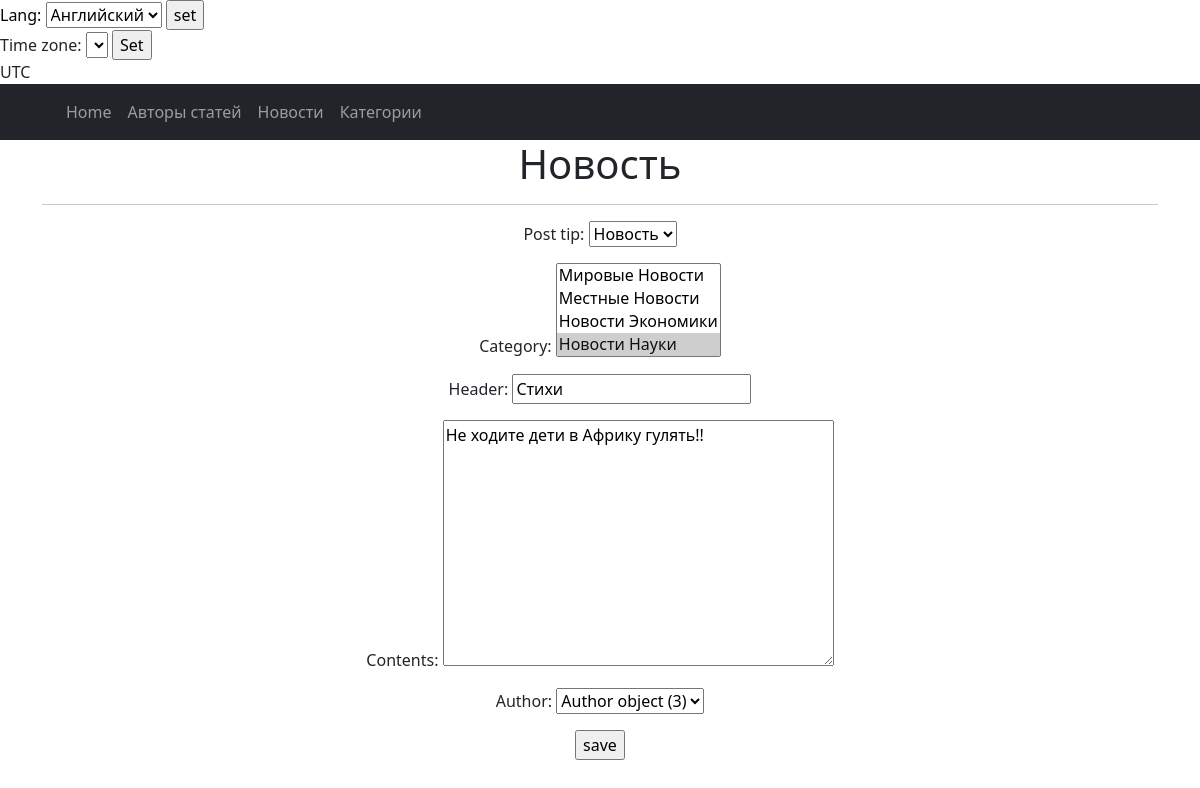
Before: /news/3/update/ (signed in) with the older database file.
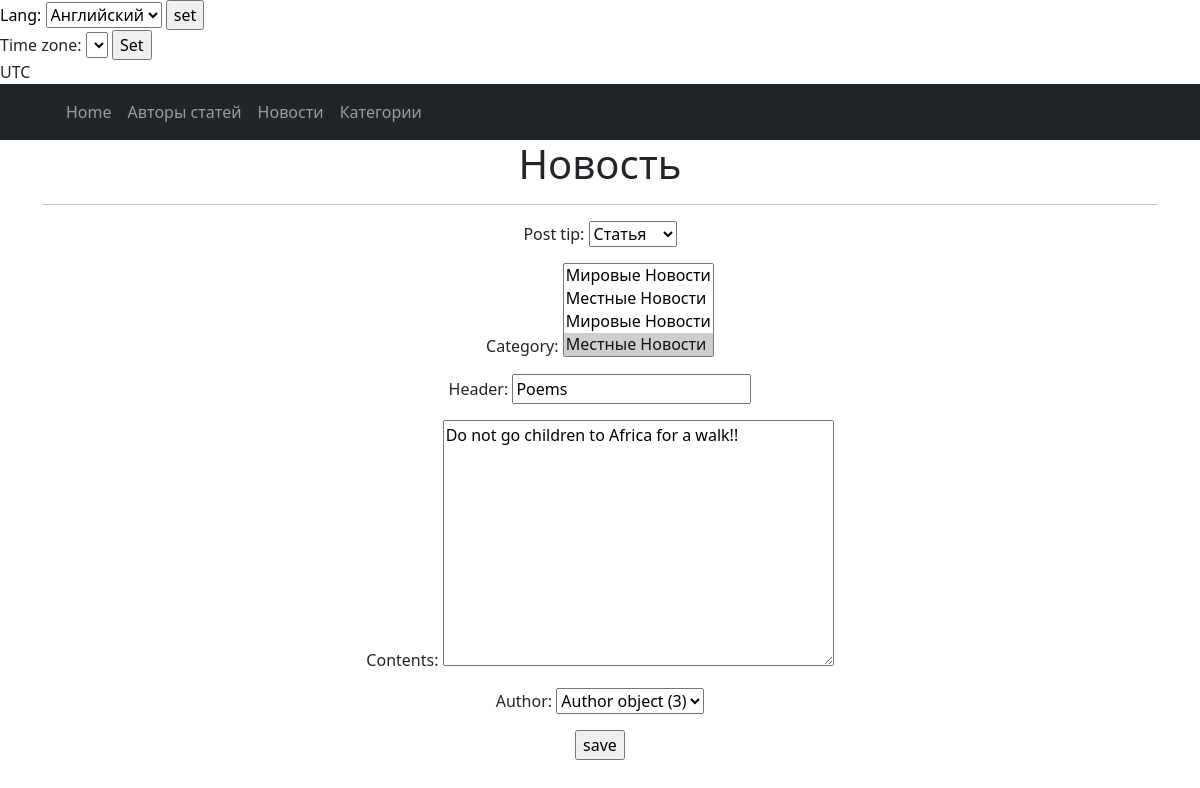
After: the same page with the newer database file.
### news/models.py (models this page shows, shortened)
class Post(models.Model):
    objects = None
    news = 'NW'
    states = 'PS'
    TYPE = [
        (news, 'Новость'),
        (states, 'Статья')
    ]
    post_tip = models.CharField(max_length=10, choices=TYPE, default=states)
    date_in = models.DateField(auto_now_add=True)
    header = models.CharField(max_length=255)
    contents = models.TextField(blank=True)
    author = models.ForeignKey(Author, on_delete=models.CASCADE)
    category = models.ManyToManyField(to=Category, through='PostCategory', related_name='PostCategory')
    rating_post = models.IntegerField(default=0, validators=[MinValueValidator(0.0)])

### news/views.py (the view, shortened to what this page needs)
# urls.py: path('news/<int:pk>/update/', PostUpdateView.as_view(), name='post_update'),
class PostUpdateView(PermissionRequiredMixin, UpdateView):
    model = Post
    template_name = 'post/post_update.html'
    permission_required = ('news.update_post',)
    form_class = PostForm
    success_url = '/news'

### news/forms.py (shortened to what this page needs)
class PostForm(forms.ModelForm):
    header = forms.CharField(min_length=10)
    class Meta:
        model = Post
        fields = [
                'post_tip',
                'category',
                'header',
                'contents',
                'author',
                    ]

### news/models.py (called while the page is built)
    def __str__(self):
        return self.name.title()

### templates/post/post_update.html (shortened to what this page needs)
{% extends 'flatpages/default.html' %}
{% block content %}
<h1>Новость</h1>
<hr>
<form action="" method="post">
    {{ form.as_p }}
    <input type="submit" value="save" />
</form>
{% endblock %}

Changed rows visible on the page:
changed Post "Author object (3)": post_tip "Новость" → "Статья"; header "Стихи" → "Poems"; contents "Не ходите дети в Африку гулять!!" → "Do not go children to Africa for a walk!!"
Other visible differences:
form field category: "Мировые Новости / Местные Новости / Новости Экономики / Новости Науки ☑" → "Мировые Новости / Местные Новости / Мировые Новости / Местные Новости ☑"
